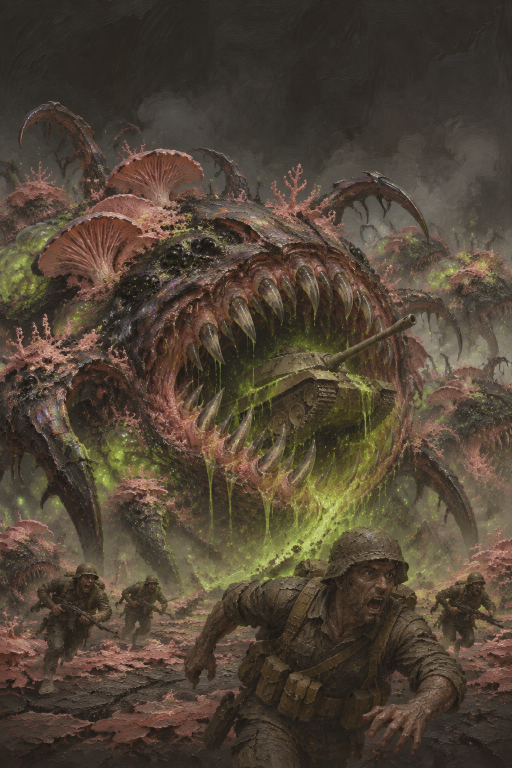
#> input picture art-drafts/batch1/b_gorgemaw.png, 1024 x 1536 px, given as the content of the folder art-drafts/../art-drafts/batch1/b_gorgemaw.png, which was not available (shown at 1/2 size)
$ python contact-sheet.py ../art-drafts/batch1/b_gorgemaw.png ../art-drafts/batch1/b_pod.png
#> lines starting #> are read from the running program, lines starting #| are printed output that depends on the picture
"""Contact sheet for art review: python3 scripts/contact-sheet.py <round> <out.png> [ids...]"""
import sys, os
from PIL import Image, ImageDraw
rnd, out, ids = sys.argv[1], sys.argv[2], sys.argv[3:]
if not ids: ids = sorted(f[:-4] for f in os.listdir(f"art-drafts/{rnd}") if f.endswith(".png"))
W, H, cols = 300, 450, 3
rows = (len(ids) + cols - 1) // cols
sheet = Image.new("RGB", (W * cols, (H + 22) * rows), "#111")
#> sheet: PIL image 900x472 RGB; every value is 17
d = ImageDraw.Draw(sheet)
for i, id in enumerate(ids):
    im = Image.open(f"art-drafts/{rnd}/{id}.png").convert("RGB").resize((W, H))
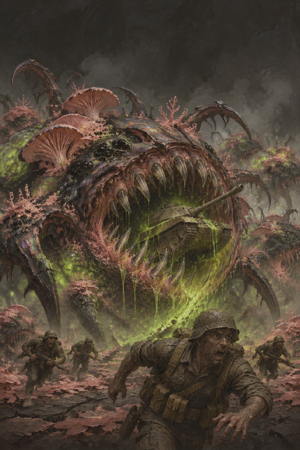
#> im: PIL image 300x450 RGB; mean R, G, B 80.9, 68.6, 54.6
    x, y = (i % cols) * W, (i // cols) * (H + 22)
    sheet.paste(im, (x, y + 22)); d.text((x + 6, y + 5), id, fill="#eee")
#> after `sheet.paste(im, (x, y + 22))`:
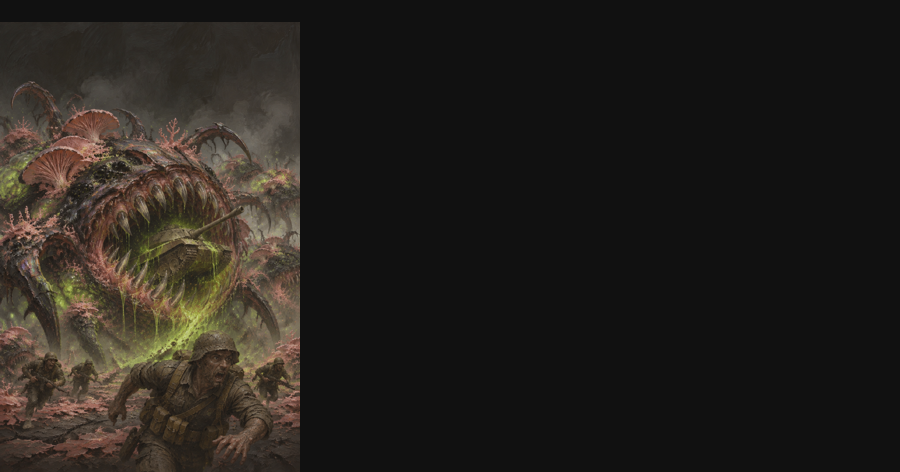
#> sheet: PIL image 900x472 RGB; mean R, G, B 37.3, 33.4, 29
sheet.save(out)

$ run again, on art-drafts/batch1b/v_skimmer.png
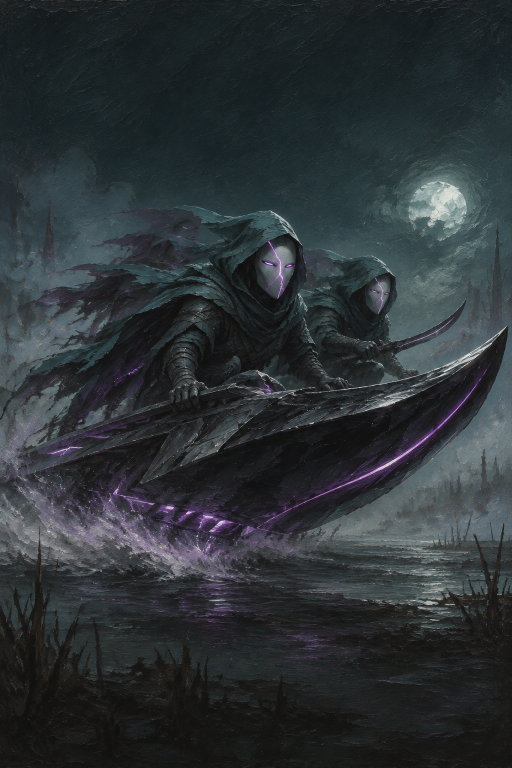
#> input picture art-drafts/batch1b/v_skimmer.png, 1024 x 1536 px, given as the content of the folder art-drafts/../art-drafts/batch1b/v_skimmer.png, which was not available (shown at 1/2 size)
#> `im = Image.open(f"art-drafts/{rnd}/{id}.png").convert("RGB").resize((W..`:
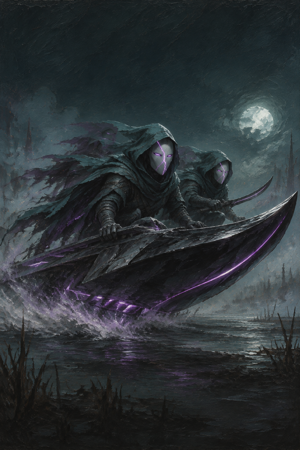
#> im: PIL image 300x450 RGB; mean R, G, B 45, 50.9, 54.1
#> `sheet.paste(im, (x, y + 22))`:
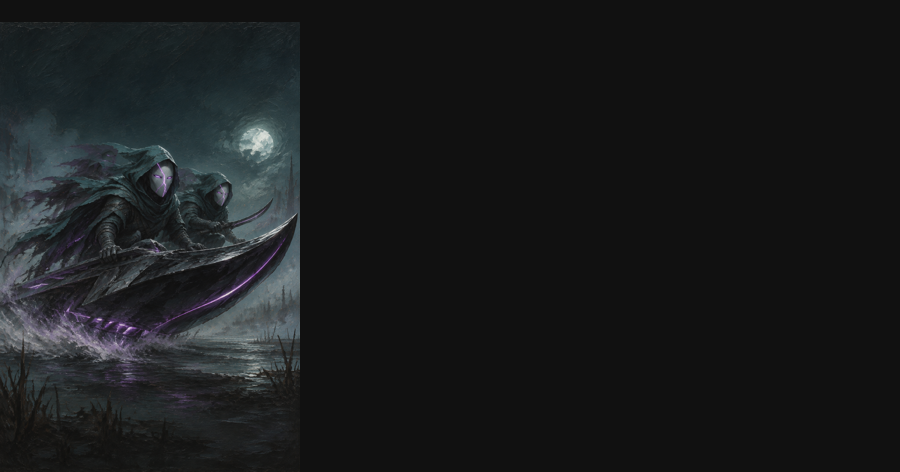
#> sheet: PIL image 900x472 RGB; mean R, G, B 25.9, 27.8, 28.8

$ run again, on art-drafts/board1/ground.png
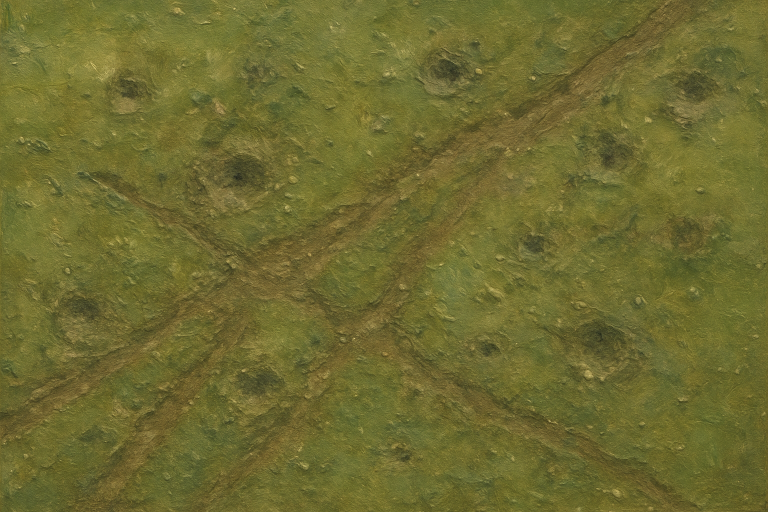
#> input picture art-drafts/board1/ground.png, 1536 x 1024 px, given as the content of the folder art-drafts/../art-drafts/board1/ground.png, which was not available (shown at 1/2 size)
#> `im = Image.open(f"art-drafts/{rnd}/{id}.png").convert("RGB").resize((W..`:
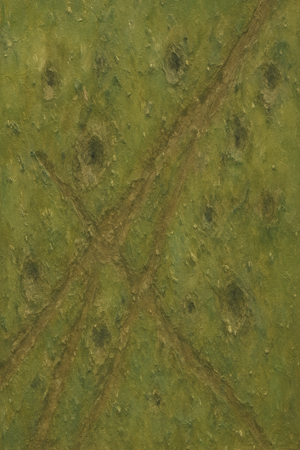
#> im: PIL image 300x450 RGB; mean R, G, B 109.7, 106.9, 48.7
#> `sheet.paste(im, (x, y + 22))`:
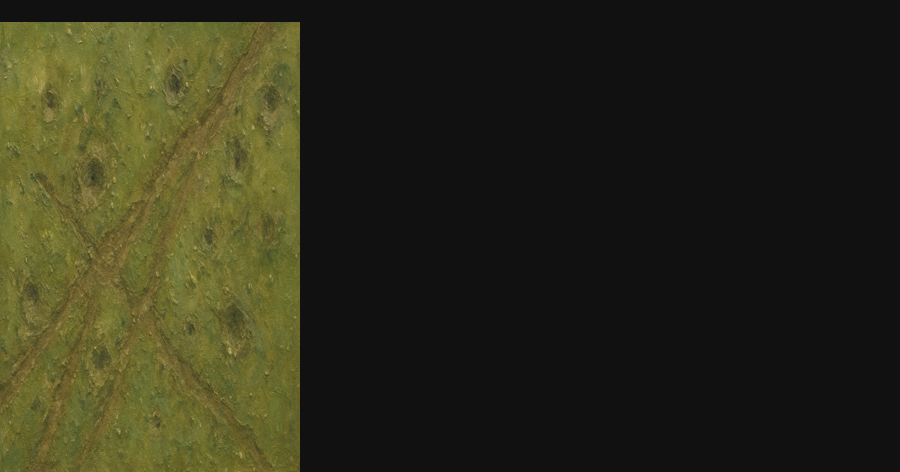
#> sheet: PIL image 900x472 RGB; mean R, G, B 46.4, 45.6, 27.1

$ run again, on art-drafts/board1/sky.png
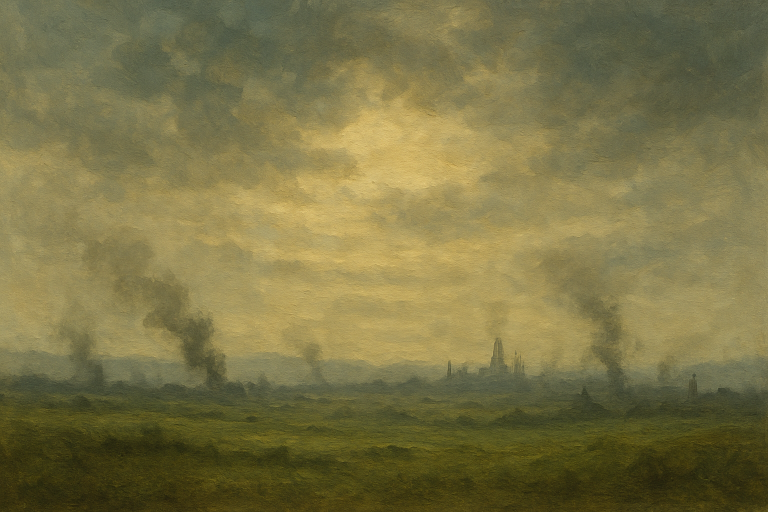
#> input picture art-drafts/board1/sky.png, 1536 x 1024 px, given as the content of the folder art-drafts/../art-drafts/board1/sky.png, which was not available (shown at 1/2 size)
#> `im = Image.open(f"art-drafts/{rnd}/{id}.png").convert("RGB").resize((W..`:
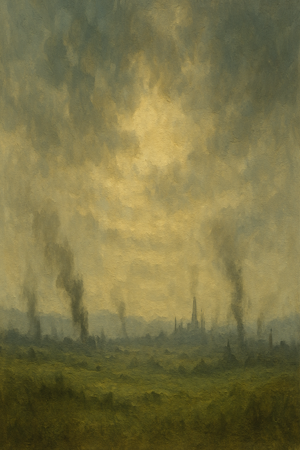
#> im: PIL image 300x450 RGB; mean R, G, B 122.7, 115.5, 70.4
#> `sheet.paste(im, (x, y + 22))`:
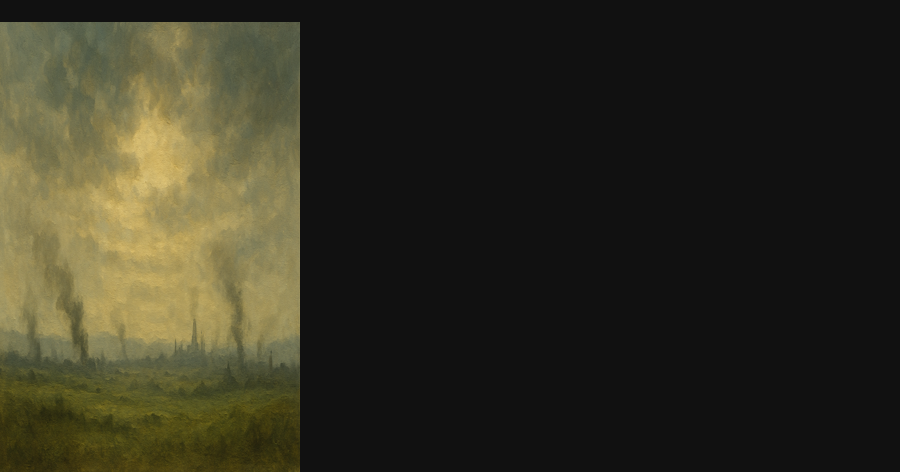
#> sheet: PIL image 900x472 RGB; mean R, G, B 50.6, 48.3, 34
